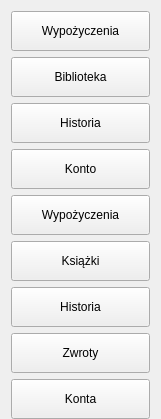
   <widget class="QWidget" name="verticalLayoutWidget">
    <property name="geometry">
     <rect>
      <x>20</x>
      <y>108</y>
      <width>161</width>
      <height>410</height>
     </rect>
    </property>
    <layout class="QVBoxLayout" name="verticalLayout">
     <property name="sizeConstraint">
      <enum>QLayout::SizeConstraint::SetMinAndMaxSize</enum>
     </property>
     <property name="bottomMargin">
      <number>0</number>
     </property>
     <item>
      <widget class="QPushButton" name="borrows">
       <property name="minimumSize">
        <size>
         <width>0</width>
         <height>40</height>
        </size>
       </property>
       <property name="text">
        <string>Wypożyczenia</string>
       </property>
      </widget>
     </item>
     <item>
      <widget class="QPushButton" name="library">
       <property name="minimumSize">
        <size>
         <width>0</width>
         <height>40</height>
        </size>
       </property>
       <property name="text">
        <string>Biblioteka</string>
       </property>
      </widget>
     </item>
     <item>
      <widget class="QPushButton" name="history">
       <property name="minimumSize">
        <size>
         <width>0</width>
         <height>40</height>
        </size>
       </property>
       <property name="text">
        <string>Historia</string>
       </property>
      </widget>
     </item>
     <item>
      <widget class="QPushButton" name="myAccount">
       <property name="minimumSize">
        <size>
         <width>0</width>
         <height>40</height>
        </size>
       </property>
       <property name="text">
        <string>Konto</string>
       </property>
      </widget>
     </item>
     <item>
      <widget class="QPushButton" name="allBorrows">
       <property name="minimumSize">
        <size>
         <width>0</width>
         <height>40</height>
        </size>
       </property>
       <property name="text">
        <string>Wypożyczenia</string>
       </property>
      </widget>
     </item>
     <item>
      <widget class="QPushButton" name="books">
       <property name="minimumSize">
        <size>
         <width>0</width>
         <height>40</height>
        </size>
       </property>
       <property name="text">
        <string>Książki</string>
       </property>
      </widget>
     </item>
     <item>
      <widget class="QPushButton" name="allHistory">
       <property name="minimumSize">
        <size>
         <width>0</width>
         <height>40</height>
        </size>
       </property>
       <property name="text">
        <string>Historia</string>
       </property>
      </widget>
     </item>
     <item>
      <widget class="QPushButton" name="returns">
       <property name="minimumSize">
        <size>
         <width>0</width>
         <height>40</height>
        </size>
       </property>
       <property name="text">
        <string>Zwroty</string>
       </property>
      </widget>
     </item>
     <item>
      <widget class="QPushButton" name="AllAccounts">
       <property name="minimumSize">
        <size>
         <width>0</width>
         <height>40</height>
        </size>
       </property>
       <property name="text">
        <string>Konta</string>
       </property>
      </widget>
     </item>
    </layout>
   </widget>
